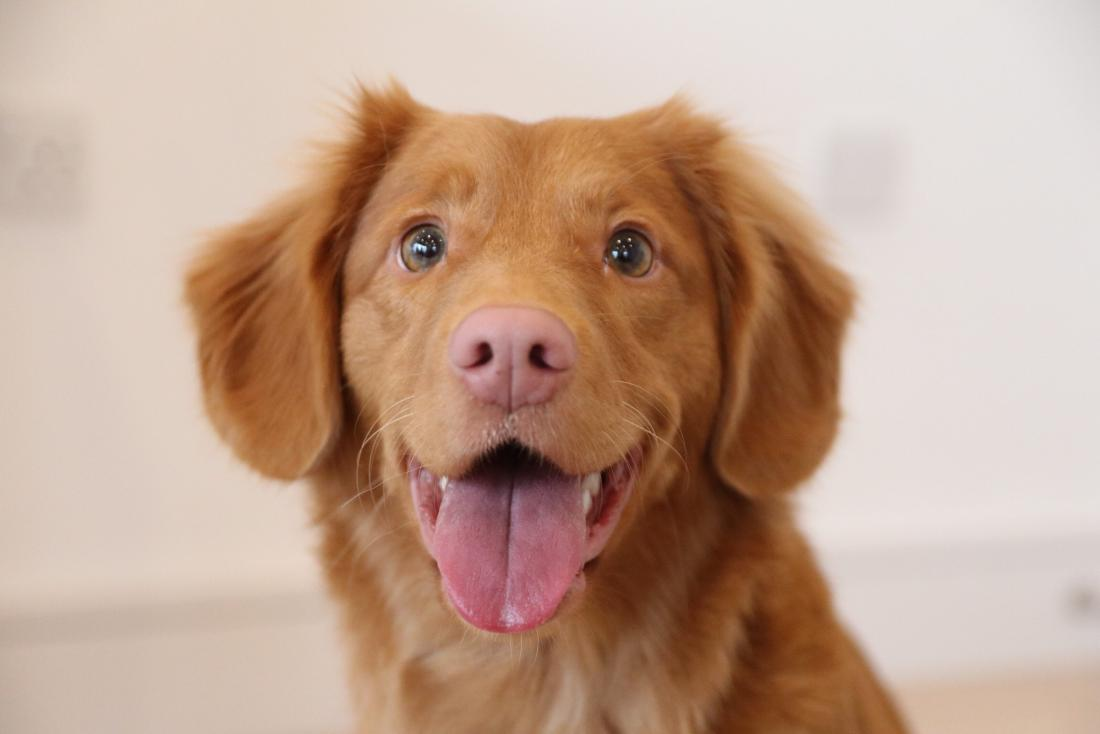
#> input picture extra/projects/Image to Black and White/input/golden-retriever-puppy.jpg, 1100 x 734 px; its folder holds only this picture in this run
$ python app.py
#> lines starting #> are read from the running program, lines starting #| are printed output that depends on the picture; after the words box and inside, x2 and y2 are one past the last pixel; in counts of white or black regions, pixels touching at a corner belong together
import cv2
from os import listdir
from os.path import isfile, join
import json

imgWidth = 128
imgHeight = 128

maxValueBlack = 128 # every value below this will get turned black, if invert = False
invert = False # inverts the black and white

for item in listdir('input'):
	# if (not item in listdir('output-image')): # if the file doesn't already exist
		if isfile(join('input', item)):
			# read the file, convert it to black and white, resize the image
			img = cv2.resize(cv2.imread('input/' + item, 0), (imgWidth, imgHeight))
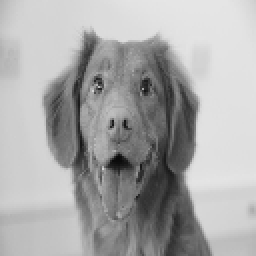
#> img: shape (128, 128) (shown 2 times larger); min 9, max 230, mean 169.4
			arr = []
			for row in range(len(img)):
				arr.append([])
				for pixel in range(len(img[row])):
					if img[row][pixel] < maxValueBlack:
						if not invert:
							arr[row].append(True)
							img[row][pixel] = 0
						else:
							arr[row].append(False)
							img[row][pixel] = 255
					else:
						if not invert:
							arr[row].append(False)
							img[row][pixel] = 255
						else:
							arr[row].append(True)
							img[row][pixel] = 0
#> this loop made 128 passes
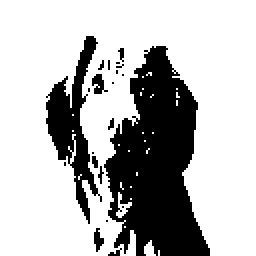
#> img: shape (128, 128) (shown 2 times larger); 72.5% white; 21 black regions (17 under 20 px), largest, box (x1, y1, x2, y2) and area: (52, 23, 105, 128) 3409, (23, 18, 51, 112) 918, (46, 37, 54, 47) 46, (47, 114, 52, 126) 35
#> after the loop, arr = 128 items
			f = open('output-json/'+item+'.json', 'w+')
			f.write(json.dumps(arr))
			f.close()
			cv2.imwrite('output-img/' + item, img)
